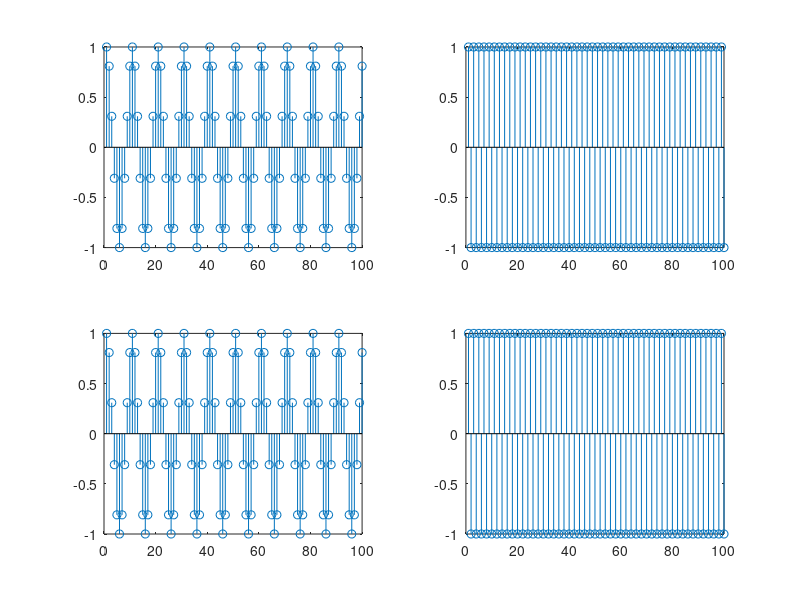

The MATLAB source for this figure:
%impulso unitário
N = 100
delta1 = [1 zeros(1,99)];
stem(0:99,delta1)

%degrau unitário
N = 100
delta2 = [0 0 0 0 1 ones(1,95)];
length(delta2)
stem(-4:95,delta2)

%sinal exponencial
exponencial = 0.9.^(0:99)
length(exponencial)
stem(-1:98, exponencial)

%sinal sinusoidal
sinusoidal = cos(2*pi*0.1*(0:99))
stem(-1:98, sinusoidal)

%a)
subplot(2,2,1)
stem(delta1)
subplot(2,2,2)
stem(delta2)
subplot(2,2,3)
stem(exponencial)
subplot(2,2,4)
stem(sinusoidal)

%b)
%i)
exponencial1 = 0.9.^(0:99)
exponencial2 = 1.1.^(0:99)
subplot(2,1,1)
stem(exponencial1)
title('r < 1')
subplot(2,1,2)
stem(exponencial2)
title('r > 0')

%ii)
sinusoidal1 = cos(2*pi*0.1*(0:99))
sinusoidal2 = cos(2*pi*0.5*(0:99))
sinusoidal3 = cos(2*pi*1.1*(0:99))
sinusoidal4 = cos(2*pi*1.5*(0:99))
subplot(2,2,1)
stem(sinusoidal1)
subplot(2,2,2)
stem(sinusoidal2)
subplot(2,2,3)
stem(sinusoidal3)
subplot(2,2,4)
stem(sinusoidal4)




